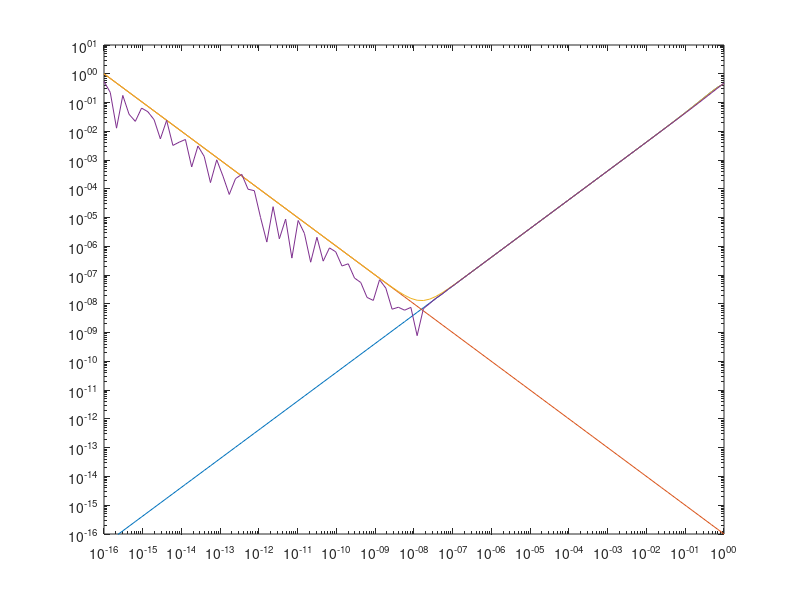

MATLAB code to generate this figure:
dec = 100;
dec2 = 10;
h = logspace(-16,0,dec);
tru = [0;1;dec];
for i = 1:1:dec
   tru(i) = max((sin([1;h(i)/dec2;1+h(i)]))) * h(i)/2;
end
rou = 0.0000000000000001 * h.^-1;
rou = rou.';
e_tot = tru+rou;
err = abs(((sin(1 + h) - sin(1)) ./ h) - cos(1));
plot(h,tru,h,rou,h,e_tot,h,err),loglog(h,tru,h,rou,h,e_tot,h,err),axis([0.0000000000000001 1 0.0000000000000001 10]);